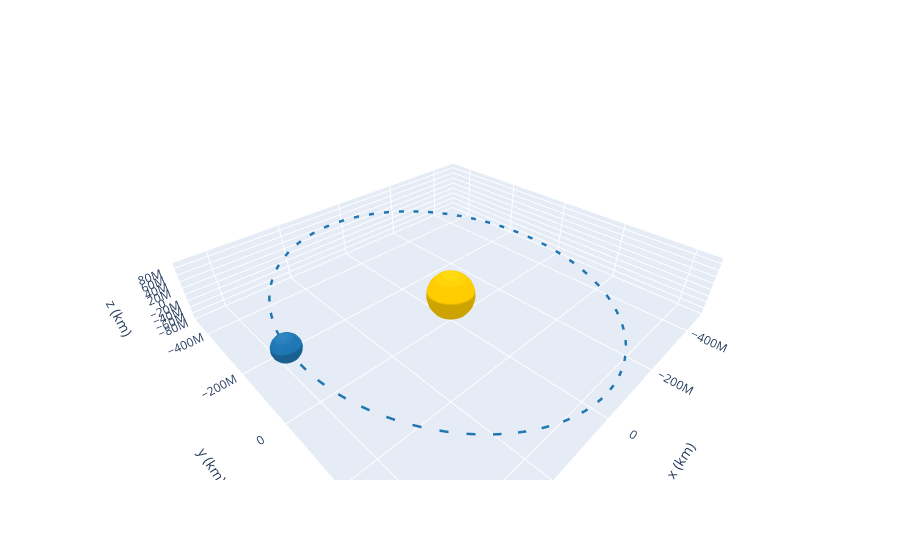

Notebook cell for this chart:
### Code cell
import plotly.io as pio
pio.renderers.default = "plotly_mimetype+notebook_connected"
orb1.plot(interactive=True, use_3d=True)

### Figure 1 — Plotly figure (JSON) as saved in the notebook; plotly's stock layout.template omitted (floating-point values rounded to 4 significant figures; data arrays with more than 128 entries replaced by an {"elided": "..."} marker saying what was removed)
{"data": [{"cauto": false, "cmax": 1, "cmin": 1, "colorscale": [[0, "#ffcc00"], [1, "#ffcc00"]], "name": "Sun", "showscale": false, "type": "surface", "x": {"elided": "20x20 float values"}, "y": {"elided": "20x20 float values"}, "z": {"elided": "20x20 float values"}}, {"line": {"color": "rgb(31, 119, 180)", "dash": "dash", "width": 5}, "mode": "lines", "name": "2000-01-01 12:00", "type": "scatter3d", "x": {"elided": "150 float values"}, "y": {"elided": "150 float values"}, "z": {"elided": "150 float values"}}, {"cauto": false, "cmax": 1, "cmin": 1, "colorscale": [[0, "rgb(31, 119, 180)"], [1, "rgb(31, 119, 180)"]], "name": "2000-01-01 12:00", "showscale": false, "type": "surface", "x": {"elided": "20x20 float values"}, "y": {"elided": "20x20 float values"}, "z": {"elided": "20x20 float values"}}, {"cauto": false, "cmax": 1, "cmin": 1, "colorscale": [[0, "#ffcc00"], [1, "#ffcc00"]], "name": "Sun", "showscale": false, "type": "surface", "x": {"elided": "20x20 float values"}, "y": {"elided": "20x20 float values"}, "z": {"elided": "20x20 float values"}}], "layout": {"autosize": true, "scene": {"aspectmode": "data", "xaxis": {"title": {"text": "x (km)"}}, "yaxis": {"title": {"text": "y (km)"}}, "zaxis": {"title": {"text": "z (km)"}}}}}
